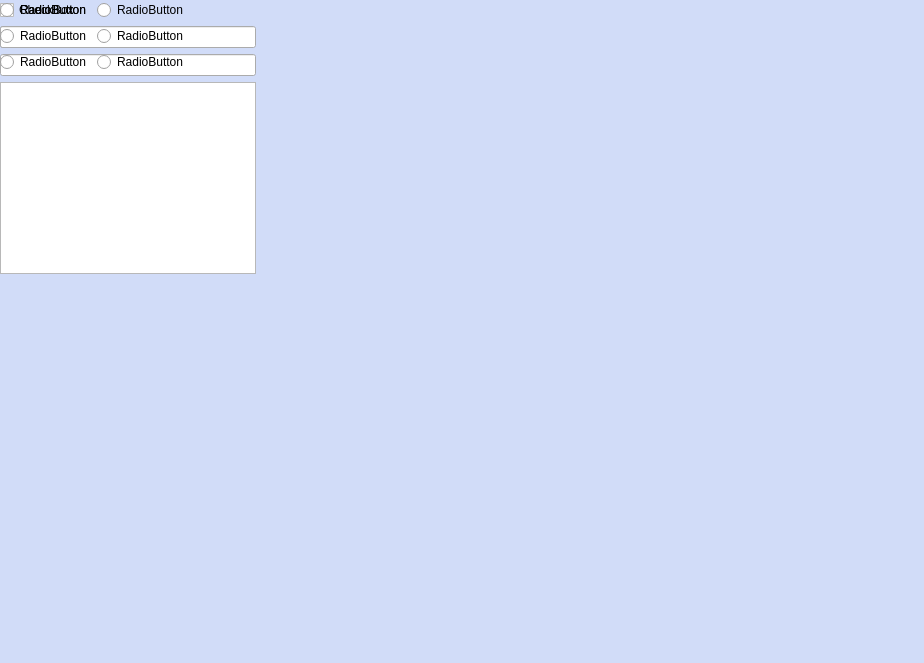
<?xml version="1.0" encoding="UTF-8"?>
<ui version="4.0">
 <class>Form</class>
 <widget class="QWidget" name="Form">
  <property name="geometry">
   <rect>
    <x>0</x>
    <y>0</y>
    <width>924</width>
    <height>663</height>
   </rect>
  </property>
  <property name="palette">
   <palette>
    <active>
     <colorrole role="Base">
      <brush brushstyle="SolidPattern">
       <color alpha="255">
        <red>255</red>
        <green>255</green>
        <blue>255</blue>
       </color>
      </brush>
     </colorrole>
     <colorrole role="Window">
      <brush brushstyle="SolidPattern">
       <color alpha="255">
        <red>209</red>
        <green>220</green>
        <blue>248</blue>
       </color>
      </brush>
     </colorrole>
    </active>
    <inactive>
     <colorrole role="Base">
      <brush brushstyle="SolidPattern">
       <color alpha="255">
        <red>255</red>
        <green>255</green>
        <blue>255</blue>
       </color>
      </brush>
     </colorrole>
     <colorrole role="Window">
      <brush brushstyle="SolidPattern">
       <color alpha="255">
        <red>209</red>
        <green>220</green>
        <blue>248</blue>
       </color>
      </brush>
     </colorrole>
    </inactive>
    <disabled>
     <colorrole role="Base">
      <brush brushstyle="SolidPattern">
       <color alpha="255">
        <red>209</red>
        <green>220</green>
        <blue>248</blue>
       </color>
      </brush>
     </colorrole>
     <colorrole role="Window">
      <brush brushstyle="SolidPattern">
       <color alpha="255">
        <red>209</red>
        <green>220</green>
        <blue>248</blue>
       </color>
      </brush>
     </colorrole>
    </disabled>
   </palette>
  </property>
  <property name="windowTitle">
   <string>Form</string>
  </property>
  <layout class="QGridLayout" name="gridLayout_2">
   <property name="leftMargin">
    <number>0</number>
   </property>
   <property name="topMargin">
    <number>0</number>
   </property>
   <property name="rightMargin">
    <number>0</number>
   </property>
   <property name="bottomMargin">
    <number>0</number>
   </property>
   <property name="spacing">
    <number>0</number>
   </property>
   <item row="0" column="0">
    <widget class="ExtendedTabWidget" name="ExtendedTabWidget">
     <property name="styleSheet">
      <string notr="true">QStackedWidget
{
	background: white
} 

QPushButton#__qt__passive_pushButton {
	min-width: 180px;
	height: 32px;
	icon-size: 24px;
    color: #666;
    text-align: left;

    margin: 0px;
    padding-left: 8px;

    border-width: 0px;
    border-style: solid;

    background-color: #d1dcf8;
}

QPushButton#__qt__passive_pushButton:hover,
QPushButton#__qt__passive_pushButton:checked,
QPushButton#__qt__passive_pushButton:pressed,
QPushButton#__qt__passive_pushButton:focus:pressed,
QPushButton#__qt__passive_pushButton:hover:pressed
{
    color: black;
    border-radius: 6px;
    padding: -3px;
    padding-left: 4px;
    margin:3px;
    margin-left: 4px;
    background-color: #e5ebf9;
}

QPushButton#__qt__passive_pushButton:pressed,
QPushButton#__qt__passive_pushButton:focus:pressed,
QPushButton#__qt__passive_pushButton:hover:pressed
{
    margin-left: 5px;
    margin-top: 4px;
    margin-right: 2px;
    margin-bottom: 2px;
}

QPushButton#__qt__passive_pushButton:checked
{
    background-color: #ffffff;
}

QPushButton#__qt__passive_pushButton:unchecked
{
    color: #666;
    background-color: #d1dcf8;
}</string>
     </property>
     <property name="pageTitleList">
      <stringlist>
       <string>First page</string>
       <string>Page #2</string>
       <string>Another page</string>
       <string>Page title here</string>
      </stringlist>
     </property>
     <widget class="QWidget" name="page">
      <layout class="QVBoxLayout" name="verticalLayout">
       <item>
        <widget class="QRadioButton" name="radioButton">
         <property name="autoFillBackground">
          <bool>false</bool>
         </property>
         <property name="text">
          <string>RadioButton</string>
         </property>
        </widget>
       </item>
       <item>
        <widget class="QPushButton" name="pushButton">
         <property name="text">
          <string>PushButton</string>
         </property>
        </widget>
       </item>
       <item>
        <spacer name="verticalSpacer">
         <property name="orientation">
          <enum>Qt::Vertical</enum>
         </property>
         <property name="sizeHint" stdset="0">
          <size>
           <width>20</width>
           <height>323</height>
          </size>
         </property>
        </spacer>
       </item>
      </layout>
     </widget>
     <widget class="QWidget" name="page_2">
      <layout class="QVBoxLayout" name="verticalLayout_2">
       <item>
        <widget class="QCheckBox" name="checkBox">
         <property name="text">
          <string>CheckBox</string>
         </property>
        </widget>
       </item>
       <item>
        <widget class="QLineEdit" name="lineEdit"/>
       </item>
       <item>
        <widget class="QLineEdit" name="lineEdit_2"/>
       </item>
       <item>
        <widget class="QPlainTextEdit" name="plainTextEdit"/>
       </item>
      </layout>
     </widget>
     <widget class="QWidget" name="page_3"/>
     <widget class="QWidget" name="page_4">
      <layout class="QGridLayout" name="gridLayout">
       <item row="0" column="0">
        <widget class="QRadioButton" name="radioButton_2">
         <property name="text">
          <string>RadioButton</string>
         </property>
        </widget>
       </item>
       <item row="0" column="1">
        <widget class="QRadioButton" name="radioButton_5">
         <property name="text">
          <string>RadioButton</string>
         </property>
        </widget>
       </item>
       <item row="1" column="1">
        <widget class="QRadioButton" name="radioButton_6">
         <property name="text">
          <string>RadioButton</string>
         </property>
        </widget>
       </item>
       <item row="3" column="0">
        <widget class="QRadioButton" name="radioButton_4">
         <property name="text">
          <string>RadioButton</string>
         </property>
        </widget>
       </item>
       <item row="3" column="1">
        <widget class="QRadioButton" name="radioButton_7">
         <property name="text">
          <string>RadioButton</string>
         </property>
        </widget>
       </item>
       <item row="1" column="0">
        <widget class="QRadioButton" name="radioButton_3">
         <property name="text">
          <string>RadioButton</string>
         </property>
        </widget>
       </item>
      </layout>
     </widget>
    </widget>
   </item>
  </layout>
 </widget>
 <customwidgets>
  <customwidget>
   <class>ExtendedTabWidget</class>
   <extends>QWidget</extends>
   <header>ExtendedTabWidget.h</header>
   <addpagemethod>addPage</addpagemethod>
   <container>1</container>
  </customwidget>
 </customwidgets>
 <resources/>
 <connections/>
</ui>
